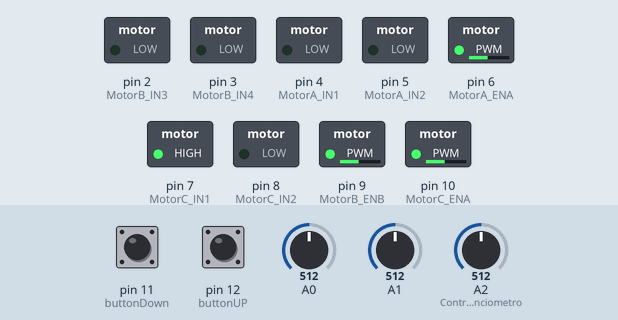
Simulated run of this sketch. Board: Arduino Uno, built with avr-gcc and run on an emulated ATmega328P. Parts: switched loads named in the sketch (green lamp = pin HIGH). The test bench sets the inputs (shaded band); at power-on: A0 = 512, A1 = 512, A2 (ControloMotorCentralPotenciometro) = 512, pin 11 (buttonDown) LOW, pin 12 (buttonUP) LOW.

Above: at 1.2 s.
1.3 s: A0 set to 470
2.8 s: A0 set to 448
At 3.4 s:
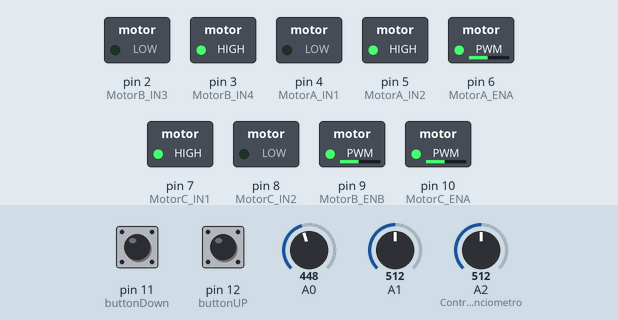
4.5 s: A1 set to 556
6.0 s: A1 set to 582
At 7.1 s:
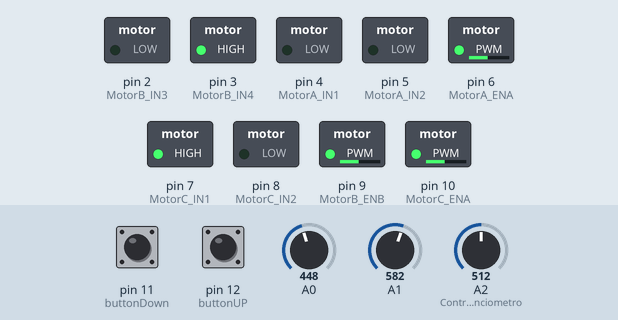
7.5 s: A2 (ControloMotorCentralPotenciometro) set to 610
At 8.3 s:
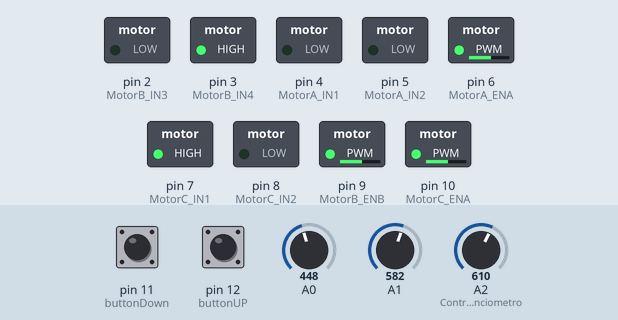
9.0 s: pin 11 (buttonDown) pulled HIGH for 0.2 s
At 9.4 s:
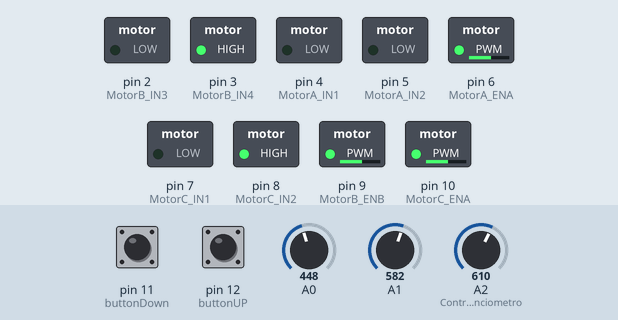
Timing chart, 0 to 12.0 s (numbered marks = the images above; inputs shaded):
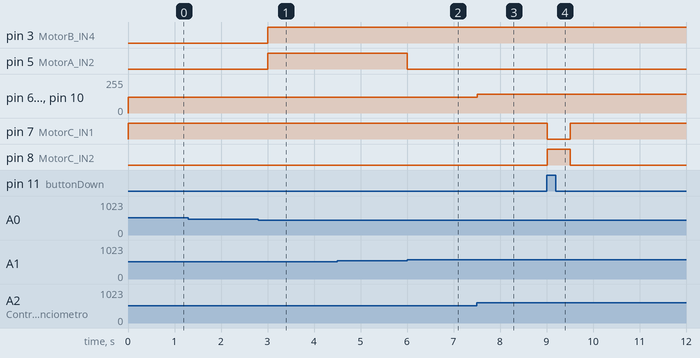

The sketch:

motor.ino
```cpp
//Motores
// Motor A -> Lado direito
int MotorA_IN1 = 4;
int MotorA_IN2 = 5;
// Motor B -> Lado esquerdo
int MotorB_IN3 = 2;
int MotorB_IN4 = 3;

//Subida e Descida
int MotorC_IN1 = 7;
int MotorC_IN2 = 8;

//Velocidade
int MotorA_ENA = 6;// PIN PWM (~)
int MotorB_ENB = 9;
int MotorC_ENA = 10;
int velocidade =0;
int velocidadeA=0;
int velocidadeB=0;

//botões
int buttonUP = 12;
int buttonDown = 11;


void setup()
{
  //Verificar sempre se a consola esta no mesmo valor que abaixo, neste caso é o 38400
  Serial.begin(38400);
  //Motores
  pinMode(MotorA_IN1, OUTPUT); //Motor A
  pinMode(MotorA_IN2, OUTPUT); //Motor A
  pinMode(MotorB_IN3, OUTPUT); //Motor B
  pinMode(MotorB_IN4, OUTPUT); //Motor B
  pinMode(MotorC_IN1, OUTPUT); //Motor Subida / Descida
  pinMode(MotorC_IN2, OUTPUT); //Motor Subida / Descida
  pinMode(MotorA_ENA, OUTPUT); //Velocidade do motor
  pinMode(MotorB_ENB, OUTPUT); //Velocidade do motor
  pinMode(MotorC_ENA, OUTPUT); //Velocidade do motor
  //Botão
  pinMode(buttonUP, INPUT);
  pinMode(buttonDown, INPUT);

}

void loop()
{

  //Chama a função da motores traseiros
  ControloMotoresTraseirosPotenciometro(analogRead(A1),  analogRead(A0));
  ControloMotorCentralPotenciometro(digitalRead(buttonUP),digitalRead(buttonDown));

    //** descomentar para controlar a velocidade pelo joysick**//
  //ControloMotoresTraseirosJoystick(analogRead(A1),  analogRead(A0));
  //ControloMotorCentralJoystick(digitalRead(buttonUP),digitalRead(buttonDown));

  //Delay para obter dados
  delay(500);


}


void ControloMotorCentralPotenciometro (int estadoSubida, int estadoDescida)
{
   //Le o potenciometro
  velocidade = analogRead(A2);
  //Converte para as unidades do motor (0-255)
  velocidade = velocidade*0.23;
  analogWrite(MotorC_ENA,velocidade);// injeta a velocidade no motor

  //Lê o potenciometro
  velocidade = analogRead(A2);
  //Converte para as unidades do motor (0-255)
  velocidade = velocidade*0.23;
    if (estadoSubida == LOW) {  //button is pressed
      digitalWrite(MotorC_IN1, LOW);
      digitalWrite(MotorC_IN2, HIGH);
      }
     if (estadoDescida == LOW) {  //button is pressed
      digitalWrite(MotorC_IN1, HIGH);
      digitalWrite(MotorC_IN2, LOW);
      }
   if  (estadoSubida != LOW && estadoDescida != LOW){
          Serial.println("largado");

      digitalWrite(MotorC_IN1, LOW);
      digitalWrite(MotorC_IN2, LOW);
  }

}


void ControloMotoresTraseirosPotenciometro(int eixoX, int eixoY)
{

  //Lê o potenciometro
  velocidade = analogRead(A2);
  //Converte para as unidades do motor (0-255)
  velocidade = velocidade*0.23;
  analogWrite(MotorA_ENA,velocidade);// injeta a velocidade no motor
  analogWrite(MotorB_ENB,velocidade);

    if ((eixoX > 460 && eixoX < 564) && (eixoY > 460 && eixoY < 564)) // neutro

    {
    digitalWrite(MotorA_IN1, LOW);
    digitalWrite(MotorA_IN2, LOW);
    digitalWrite(MotorB_IN3, LOW);
    digitalWrite(MotorB_IN4, LOW);
     }
  else
  {
    //Trás
    if (eixoY < 460 && (eixoX > 460 && eixoX < 564))
    {
      digitalWrite(MotorA_IN1, LOW);
      digitalWrite(MotorA_IN2, HIGH);
      digitalWrite(MotorB_IN3, LOW);
      digitalWrite(MotorB_IN4, HIGH);

    }
    //Frente
    else if (eixoY > 564 && (eixoX > 400 && eixoX < 600))
    {
      digitalWrite(MotorA_IN1, HIGH);
      digitalWrite(MotorA_IN2, LOW);
      digitalWrite(MotorB_IN3, HIGH);
      digitalWrite(MotorB_IN4, LOW);

    }

    //Esquerda Frente
    else if (eixoX < 400 && eixoY > 512)
    {
      digitalWrite(MotorA_IN1, HIGH);
      digitalWrite(MotorA_IN2, LOW);
      digitalWrite(MotorB_IN3, LOW);
      digitalWrite(MotorB_IN4, LOW);

    }

    //Direita Frente
    else if (eixoX > 564 && eixoY > 512)
    {
      digitalWrite(MotorA_IN1, LOW);
      digitalWrite(MotorA_IN2, LOW);
      digitalWrite(MotorB_IN3, HIGH);
      digitalWrite(MotorB_IN4, LOW);

    }

    //Esquerda Trás
    else if (eixoX < 400 && eixoY < 512)
    {
      digitalWrite(MotorA_IN1, LOW);
      digitalWrite(MotorA_IN2, HIGH);
      digitalWrite(MotorB_IN3, LOW);
      digitalWrite(MotorB_IN4, LOW);

    }

    //Direita Trás
    else if (eixoX > 564 && eixoY < 512)
    {
      digitalWrite(MotorA_IN1, LOW);
      digitalWrite(MotorA_IN2, LOW);
      digitalWrite(MotorB_IN3, LOW);
      digitalWrite(MotorB_IN4, HIGH);

    }

  }
}

void ControloMotorCentralJoystick(int estadoSubida, int estadoDescida){
   //Lê o potenciometro
  velocidade = 255; //não é possível ajustar a velocidade
  analogWrite(MotorC_ENA,velocidade);// injeta a velocidade no motor
     //Clicado para subir
    if (estadoSubida == LOW) {
      digitalWrite(MotorC_IN1, LOW);
      digitalWrite(MotorC_IN2, HIGH);
      }
      //Clicado para descer
     if (estadoDescida == LOW) {
      digitalWrite(MotorC_IN1, HIGH);
      digitalWrite(MotorC_IN2, LOW);
      }
   if  (estadoSubida != LOW && estadoDescida != LOW){

      digitalWrite(MotorC_IN1, LOW);
      digitalWrite(MotorC_IN2, LOW);
  }

}

void ControloMotoresTraseirosJoystick(int eixoX, int eixoY)
{

  if ((eixoX > 460 && eixoX < 564) && (eixoY > 460 && eixoY < 564)) // neutro
  {
    digitalWrite(MotorA_IN1, LOW);
    digitalWrite(MotorA_IN2, LOW);
    digitalWrite(MotorB_IN3, LOW);
    digitalWrite(MotorB_IN4, LOW);
  }
  else
  {
    //Trás
    if (eixoY < 460 && (eixoX > 460 && eixoX < 564))
    {
      //Activa os motores
      digitalWrite(MotorA_IN1, LOW);
      digitalWrite(MotorA_IN2, HIGH);
      digitalWrite(MotorB_IN3, LOW);
      digitalWrite(MotorB_IN4, HIGH);
      //Velocidade, como estamos a ir para trás temos de inverter as leituras
      eixoY = eixoY - 460; // Número fica negativo
      eixoY = eixoY * -1;  // Torna o número positivo, uma velocidade não é negativa.
      velocidadeA = map(eixoY, 0, 460, 0, 230);
      velocidadeB = map(eixoY, 0, 460, 0, 230);
    }
    //Frente
    else if (eixoY > 564 && (eixoX > 400 && eixoX < 600))
    {
      digitalWrite(MotorA_IN1, HIGH);
      digitalWrite(MotorA_IN2, LOW);
      digitalWrite(MotorB_IN3, HIGH);
      digitalWrite(MotorB_IN4, LOW);
      velocidadeA = map(eixoY, 512, 790, 0, 230);
      velocidadeB = map(eixoY, 512, 790, 0, 230);

    }

    //Esquerda Frente
    else if (eixoX < 400 && eixoY > 512)
    {
      digitalWrite(MotorA_IN1, HIGH);
      digitalWrite(MotorA_IN2, LOW);
      digitalWrite(MotorB_IN3, HIGH);
      digitalWrite(MotorB_IN4, LOW);
      velocidade = map(eixoX, 0, 400, 0, 230);
      velocidadeA = velocidade + eixoX;
      velocidadeB = velocidade - eixoX;

      if (velocidadeA > 255)velocidadeA = 255;
      if (velocidadeB < 0) velocidadeB = 0;


    }

    //Direita Frente
    else if (eixoX > 564 && eixoY > 512)
    {
      digitalWrite(MotorA_IN1, HIGH);
      digitalWrite(MotorA_IN2, LOW);
      digitalWrite(MotorB_IN3, HIGH);
      digitalWrite(MotorB_IN4, LOW);
      velocidade = map(eixoX, 564, 790, 0, 230);
      velocidadeA = velocidade - eixoX;
      velocidadeB = velocidade + eixoX;

      if (velocidadeB > 255)velocidadeA = 255;
      if (velocidadeA < 0) velocidadeB = 0;

    }

    //Esquerda Trás
    else if (eixoX < 400 && eixoY < 512)
    {
      digitalWrite(MotorA_IN1, LOW);
      digitalWrite(MotorA_IN2, HIGH);
      digitalWrite(MotorB_IN3, LOW);
      digitalWrite(MotorB_IN4, HIGH);
      velocidade = map(eixoX, 0, 400, 0, 230);
      velocidadeA = velocidade + eixoX;
      velocidadeB = velocidade - eixoX;

      if (velocidadeA > 255)velocidadeA = 255;
      if (velocidadeB < 0) velocidadeB = 0;

    }

    //Direita Trás
    else if (eixoX > 564 && eixoY < 512)
    {
      digitalWrite(MotorA_IN1, LOW);
      digitalWrite(MotorA_IN2, HIGH);
      digitalWrite(MotorB_IN3, LOW);
      digitalWrite(MotorB_IN4, HIGH);
      velocidade = map(eixoX, 564, 790, 0, 230);
      velocidadeA = velocidade - eixoX;
      velocidadeB = velocidade + eixoX;

      if (velocidadeB > 255)velocidadeA = 255;
      if (velocidadeA < 0) velocidadeB = 0;


    }
  }
      // injeta a velocidade no motor
        analogWrite(MotorA_ENA,velocidadeA);
        analogWrite(MotorB_ENB,velocidadeB);
}
```

Measured:
- the behaviour switches between 460 and 459 on A0 (found by bisection; images 0 and 1)
- the behaviour switches between 564 and 565 on A1 (found by bisection; images 1 and 2)
- after the input at 2.8 s, pin 3 (MotorB_IN4), pin 5 (MotorA_IN2): LOW → HIGH after 0.20 s
- after the input at 6.0 s, pin 5 (MotorA_IN2): HIGH → LOW at once
- after the input at 7.5 s, pin 6 (MotorA_ENA), pin 9 (MotorB_ENB), pin 10 (MotorC_ENA): 117/255 → 140/255 at once
- after the input at 9.0 s, pin 7 (MotorC_IN1): HIGH → LOW at once, → HIGH 0.50 s later; pin 8 (MotorC_IN2): LOW → HIGH at once, → LOW 0.50 s later
